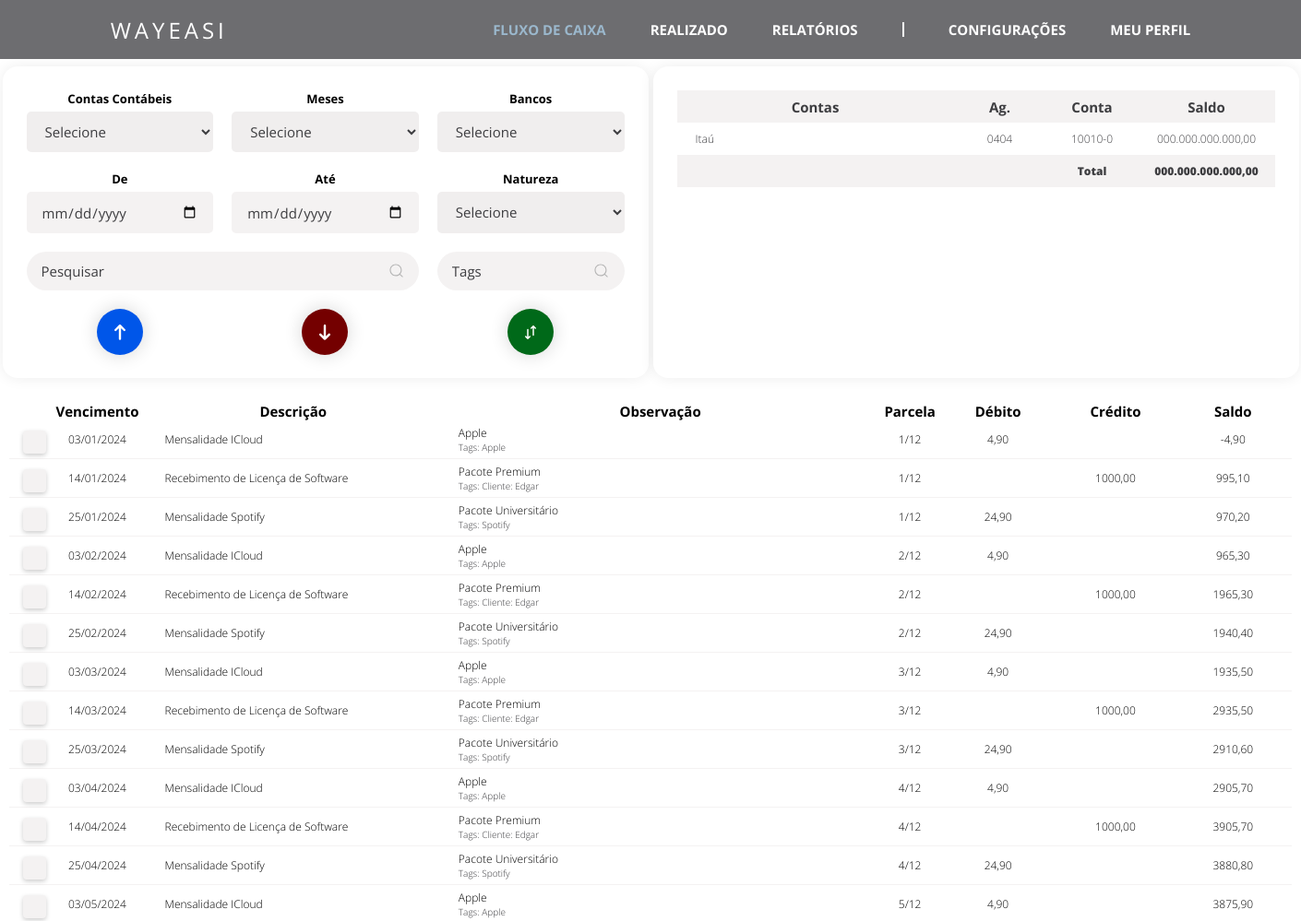
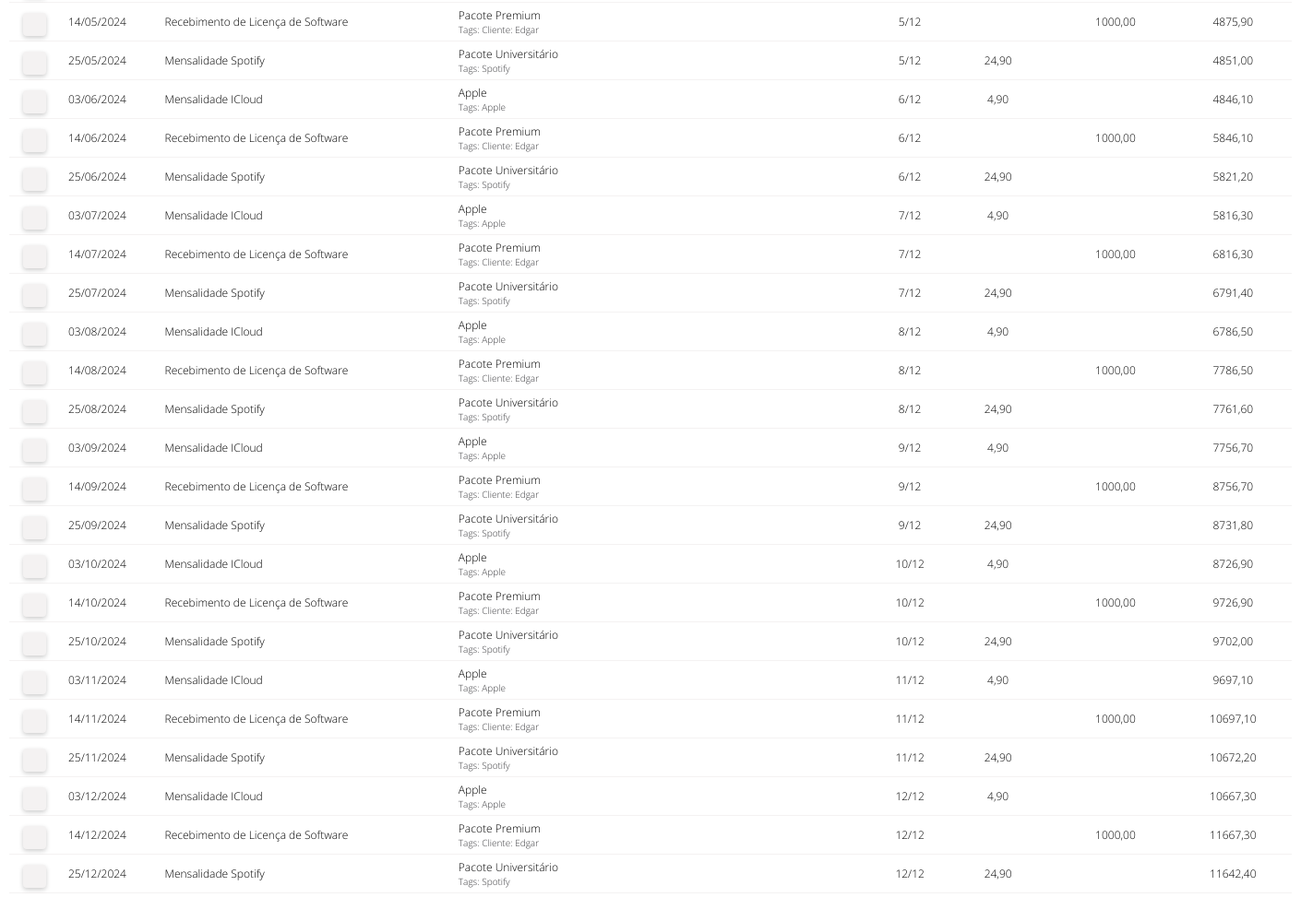
The app's page /fluxo_de_caixa/ with its own data (2 pictures, top to bottom).
### fluxo_de_caixa/models.py (models this page shows)
class Tabela_fluxo(models.Model):
    vencimento = models.DateField()
    descricao = models.CharField(max_length = 100)
    observacao = models.CharField(max_length = 100)
    valor = models.DecimalField(max_digits=13, decimal_places=2)
    conta_contabil = models.CharField(max_length = 100)
    parcelas = models.CharField(max_length=50)
    tags = models.CharField(max_length = 100)
    natureza = models.CharField(max_length=50)
    data_criacao = models.DateTimeField(auto_now_add=True)

### fluxo_de_caixa/views.py (the view)
# urls.py: path('', views.fluxo_de_caixa),
def fluxo_de_caixa(request):
    if request.method == "GET":
        return exibir_fluxo_de_caixa(request)
    elif request.method == "POST":
        return processar_fluxo_de_caixa(request)

### fluxo_de_caixa/views.py (called while the page is built)
def calcular_saldo_acumulado(tabela_fluxo_list):
    saldo_total = 0
    for fluxo_de_caixa in tabela_fluxo_list:
        if fluxo_de_caixa.natureza == 'Débito':
            saldo_total -= fluxo_de_caixa.valor
        else:
            saldo_total += fluxo_de_caixa.valor
        fluxo_de_caixa.saldo = saldo_total

def exibir_fluxo_de_caixa(request):
    Tabela_fluxo_list = Tabela_fluxo.objects.all().order_by('vencimento')
    calcular_saldo_acumulado(Tabela_fluxo_list)
    context = {'Tabela_fluxo_list': Tabela_fluxo_list}
    return render(request, 'fluxo_de_caixa.html', context)

### fluxo_de_caixa/templates/fluxo_de_caixa.html (shortened to what this page needs)
{% load static %}
<html lang="pt-br">
<head>
    <link rel="stylesheet" type="text/css" href="{% static 'css/fluxo-de-caixa.css' %}">
    <link rel="stylesheet" type="text/css" href="{% static 'css/styles.css' %}">
</head>
<body>
    <header class="header">
        <nav class="nav-bar">
            <a class="logo" href="#">WAYEASI</a>
            <ul class="nav-list">
                <li class="nav-fluxo-de-caixa"><a href="/fluxo_de_caixa/">FLUXO DE CAIXA</a></li>
                <li class="nav-realizado"><a href="realizado.html">REALIZADO</a></li>
                <li class="nav-relatorios"><a href="#">RELATÓRIOS</a></li>
                <li><div class="line"></div></li>
                <li class="nav-configuracoes"><a href="configuracoes.html">CONFIGURAÇÕES</a></li>
                <li class="nav-meu-perfil"><a href="meu-perfil.html">MEU PERFIL</a></li>
            </ul>
        </nav>
    </header>
    <main class="main">
        <div class="box-grid">
            <section class="flex">
                <label for="contas-contabeis">Contas Contábeis</label>
                <select id="contas-contabeis">
                    <option value="" disabled selected hidden>Selecione</option>
                </select>
            </section>
            <section class="flex">
                <label for="meses">Meses</label>
                <select id="meses">
                    <option value="" disabled selected hidden>Selecione</option>
                </select>
            </section>
            <section class="flex">
                <label for="bancos">Bancos</label>
                <select id="bancos">
                    <option value="" disabled selected hidden>Selecione</option>
                </select>
            </section>
            <section class="flex">
                <label for="data-inicio">De</label>
                <input class="data" type="date" id="data-inicio">
            </section>
            <section class="flex">
                <label for="data-fim">Até</label>
                <input class="data" type="date" id="data-fim">
            </section>
            <section class="flex">
                <label for="natureza">Natureza</label>
                <select id="natureza">
                    <option value="" disabled selected hidden>Selecione</option>
                </select>
            </section>
            <div class="pesquisa mesclar-2">
                <input type="text" class="caixa-pesquisa" placeholder="Pesquisar">
                <button class="botao-pesquisa">
                </button>
            </div>
            <div class="pesquisa-tags">
                <input type="text" class="caixa-pesquisa-tags" placeholder="Tags">
                <button class="botao-pesquisa-tags">
                </button>
            </div>
            <section>
                <button class="botao recebimentos">
                    <svg class="svgIcon" aria-hidden="true" xmlns="http://www.w3.org/2000/svg" fill="none" viewBox="0 0 10 14">
                        <path stroke="white" stroke-linecap="round" stroke-linejoin="round" stroke-width="2" d="M5 13V1m0 0L1 5m4-4 4 4"/>
                    </svg>
                </button>
            </section>
            <section>
                <button class="botao pagamentos">
                    <svg class="svgIcon" aria-hidden="true" xmlns="http://www.w3.org/2000/svg" fill="none" viewBox="0 0 10 14">
                        <path stroke="white" stroke-linecap="round" stroke-linejoin="round" stroke-width="2" d="M5 1v12m0 0 4-4m-4 4L1 9"/>
                    </svg>
            </section>
            <section>
                <button class="botao transferencias">
                    <svg class="svgIcon" aria-hidden="true" xmlns="http://www.w3.org/2000/svg" fill="none" viewBox="0 0 16 20">
                        <path stroke="white" stroke-linecap="round" stroke-linejoin="round" stroke-width="2" d="M4 6v13m0 0 3-3m-3 3-3-3m11-2V1m0 0L9 4m3-3 3 3"/>
                    </svg>
                </button>
            </section>
        </div>
        <div class="box-grid-bancos">
            <div class="conteudo-tabela-bancos">
                <table class="tabela-bancos">
                    <thead class="cabecalho-bancos">
                        <tr class="linha-cabecalho-bancos">
                            <th class="contas-bancos-col" scope="col">Contas</th>
                            <th class="ag-bancos-col" scope="col">Ag.</th>
                            <th class="conta-bancos-col" scope="col">Conta</th>
                            <th class="saldo-bancos-col" scope="col">Saldo</th>
                        </tr>
                    </thead>
                    <tbody>
                        <tr class="row-bancos" scope="row">
                            <td class="banco-row">Itaú</td>
                            <td class="ag-row">0404</td>
                            <td class="conta-row">10010-0</td>
                            <td class="saldo-banco-row">000.000.000.000,00</td>
                        </tr>
                        <tr class="totais-row" scope="row">
                            <td class=""></td>
                            <td class=""></td>
                            <td class="total-row">Total</td>
                            <td class="saldo-total-banco-row">000.000.000.000,00</td>
                        </tr>
                    </tbody>
                </table>
            </div>
        </div>
    </main>
    <div class="conteudo-tabela-lancamentos">
        <table class="tabela-lancamentos">
            <thead class="cabecalho-lancamentos">
                <tr class="linha-cabecalho-lancamentos">
                    <th class="checkbox-col" scope="col"></th>
                    <th class="vencimento-col" scope="col">Vencimento</th>
                    <th class="descricao-col" scope="col">Descrição</th>
                    <th class="obs-col" scope="col">Observação</th>
                    <th class="parcela-col" scope="col">Parcela</th>
                    <th class="debito-col" scope="col">Débito</th>
                    <th class="credito-col" scope="col">Crédito</th>
                    <th class="saldo-col" scope="col">Saldo</th>
                </tr>
            </thead>
            <tbody>
                {% for fluxo_de_caixa in Tabela_fluxo_list %}
                <tr class="row-lancamentos" data-conta-contabil="{{ fluxo_de_caixa.conta_contabil }}" scope="row">
                    <td class="checkbox-row"><label class="checkbox-container"><input class="checkbox-personalizado" type="checkbox" data-id="{{ fluxo_de_caixa.id }}"><span class="checkmark"></span></label></td>
                    <td class="vencimento-row">{{ fluxo_de_caixa.vencimento|date:"d/m/Y" }}</td>
                    <td class="descricao-row">{{ fluxo_de_caixa.descricao }}</td>
                    <td class="obs-row">
                        {{ fluxo_de_caixa.observacao }}
                        <small class="d-block">Tags: {{ fluxo_de_caixa.tags }}</small>
                    </td>
                    <td class="parcela-row">{{ fluxo_de_caixa.parcelas }}</td>
                    {% if fluxo_de_caixa.natureza == 'Débito' %}
                        <td class="debito-row">{{ fluxo_de_caixa.valor }}</td>
                        <td class="credito-row"></td>
                    {% else %}
                        <td class="debito-row"></td>
                        <td class="credito-row">{{ fluxo_de_caixa.valor }}</td>
                    {% endif %}
                    <td class="saldo-row" id = "saldo-row">{{ fluxo_de_caixa.saldo }}</td>
                </tr>
            {% endfor %}
            </tbody>
        </table>
    </div>
</body>
</html>

### fluxo_de_caixa/static/css/fluxo-de-caixa.css (style rules this page uses)
.nav-fluxo-de-caixa a { color: var(--color7); }
.box-grid { display: grid; grid-template-columns: repeat(3, 1fr); width: 700px; height: 338px; margin: 4.5rem auto 1rem auto; padding: 1rem 1rem; background-color: var(--branco); border-radius: 1rem; box-shadow: var(--box-shadow1); }
.botao { margin: 10px auto; width: 50px; height: 50px; border-radius: 50%; border: none; font-weight: 600; display: flex; align-items: center; justify-content: center; box-shadow: 0px 0px 20px #0000002a; cursor: pointer; transition-duration: var(--transition-duration1); overflow: hidden; position: relative; }
.recebimentos { background-color: #0056e9; }
.pagamentos { background-color: var(--color6); }
.transferencias { background-color: var(--color5); }
.svgIcon { width: 12px; transition-duration: var(--transition-duration1); }
.recebimentos::before, .pagamentos::before, .transferencias::before { position: absolute; top: -20px; color: var(--branco); transition-duration: var(--transition-duration1); font-size: 2px; }
.box-grid-bancos { display: grid; grid-template-columns: repeat(1, 1fr); width: 700px; height: 338px; margin: 4.5rem auto 1rem auto; padding: 1.625rem 1.625rem; background-color: var(--branco); border-radius: 1rem; box-shadow: var(--box-shadow1); }
.conteudo-tabela-bancos { max-height: 286px; overflow: auto; }
.mesclar-2 { grid-column: span 2; }

### records on screen
Tabela_fluxo: vencimento "03/01/2024", descricao "Mensalidade ICloud", observacao "Apple", tags "Apple", parcelas "1/12", valor "4,90", saldo "-4,90"
Tabela_fluxo: vencimento "14/01/2024", descricao "Recebimento de Licença de Software", observacao "Pacote Premium", tags "Cliente: Edgar", parcelas "1/12", valor "1000,00", saldo "995,10"
Tabela_fluxo: vencimento "25/01/2024", descricao "Mensalidade Spotify", observacao "Pacote Universitário", tags "Spotify", parcelas "1/12", valor "24,90", saldo "970,20"
Tabela_fluxo: vencimento "03/02/2024", descricao "Mensalidade ICloud", observacao "Apple", tags "Apple", parcelas "2/12", valor "4,90", saldo "965,30"
Tabela_fluxo: vencimento "14/02/2024", descricao "Recebimento de Licença de Software", observacao "Pacote Premium", tags "Cliente: Edgar", parcelas "2/12", valor "1000,00", saldo "1965,30"
Tabela_fluxo: vencimento "25/02/2024", descricao "Mensalidade Spotify", observacao "Pacote Universitário", tags "Spotify", parcelas "2/12", valor "24,90", saldo "1940,40"
Tabela_fluxo: vencimento "03/03/2024", descricao "Mensalidade ICloud", observacao "Apple", tags "Apple", parcelas "3/12", valor "4,90", saldo "1935,50"
Tabela_fluxo: vencimento "14/03/2024", descricao "Recebimento de Licença de Software", observacao "Pacote Premium", tags "Cliente: Edgar", parcelas "3/12", valor "1000,00", saldo "2935,50"
Tabela_fluxo: vencimento "25/03/2024", descricao "Mensalidade Spotify", observacao "Pacote Universitário", tags "Spotify", parcelas "3/12", valor "24,90", saldo "2910,60"
Tabela_fluxo: vencimento "03/04/2024", descricao "Mensalidade ICloud", observacao "Apple", tags "Apple", parcelas "4/12", valor "4,90", saldo "2905,70"
Tabela_fluxo: vencimento "14/04/2024", descricao "Recebimento de Licença de Software", observacao "Pacote Premium", tags "Cliente: Edgar", parcelas "4/12", valor "1000,00", saldo "3905,70"
Tabela_fluxo: vencimento "25/04/2024", descricao "Mensalidade Spotify", observacao "Pacote Universitário", tags "Spotify", parcelas "4/12", valor "24,90", saldo "3880,80"
Tabela_fluxo: vencimento "03/05/2024", descricao "Mensalidade ICloud", observacao "Apple", tags "Apple", parcelas "5/12", valor "4,90", saldo "3875,90"
Tabela_fluxo: vencimento "14/05/2024", descricao "Recebimento de Licença de Software", observacao "Pacote Premium", tags "Cliente: Edgar", parcelas "5/12", valor "1000,00", saldo "4875,90"
Tabela_fluxo: vencimento "25/05/2024", descricao "Mensalidade Spotify", observacao "Pacote Universitário", tags "Spotify", parcelas "5/12", valor "24,90", saldo "4851,00"
Tabela_fluxo: vencimento "03/06/2024", descricao "Mensalidade ICloud", observacao "Apple", tags "Apple", parcelas "6/12", valor "4,90", saldo "4846,10"
Tabela_fluxo: vencimento "14/06/2024", descricao "Recebimento de Licença de Software", observacao "Pacote Premium", tags "Cliente: Edgar", parcelas "6/12", valor "1000,00", saldo "5846,10"
Tabela_fluxo: vencimento "25/06/2024", descricao "Mensalidade Spotify", observacao "Pacote Universitário", tags "Spotify", parcelas "6/12", valor "24,90", saldo "5821,20"
Tabela_fluxo: vencimento "03/07/2024", descricao "Mensalidade ICloud", observacao "Apple", tags "Apple", parcelas "7/12", valor "4,90", saldo "5816,30"
Tabela_fluxo: vencimento "14/07/2024", descricao "Recebimento de Licença de Software", observacao "Pacote Premium", tags "Cliente: Edgar", parcelas "7/12", valor "1000,00", saldo "6816,30"
Tabela_fluxo: vencimento "25/07/2024", descricao "Mensalidade Spotify", observacao "Pacote Universitário", tags "Spotify", parcelas "7/12", valor "24,90", saldo "6791,40"
Tabela_fluxo: vencimento "03/08/2024", descricao "Mensalidade ICloud", observacao "Apple", tags "Apple", parcelas "8/12", valor "4,90", saldo "6786,50"
Tabela_fluxo: vencimento "14/08/2024", descricao "Recebimento de Licença de Software", observacao "Pacote Premium", tags "Cliente: Edgar", parcelas "8/12", valor "1000,00", saldo "7786,50"
Tabela_fluxo: vencimento "25/08/2024", descricao "Mensalidade Spotify", observacao "Pacote Universitário", tags "Spotify", parcelas "8/12", valor "24,90", saldo "7761,60"
Tabela_fluxo: vencimento "03/09/2024", descricao "Mensalidade ICloud", observacao "Apple", tags "Apple", parcelas "9/12", valor "4,90", saldo "7756,70"
Tabela_fluxo: vencimento "14/09/2024", descricao "Recebimento de Licença de Software", observacao "Pacote Premium", tags "Cliente: Edgar", parcelas "9/12", valor "1000,00", saldo "8756,70"
Tabela_fluxo: vencimento "25/09/2024", descricao "Mensalidade Spotify", observacao "Pacote Universitário", tags "Spotify", parcelas "9/12", valor "24,90", saldo "8731,80"
Tabela_fluxo: vencimento "03/10/2024", descricao "Mensalidade ICloud", observacao "Apple", tags "Apple", parcelas "10/12", valor "4,90", saldo "8726,90"
Tabela_fluxo: vencimento "14/10/2024", descricao "Recebimento de Licença de Software", observacao "Pacote Premium", tags "Cliente: Edgar", parcelas "10/12", valor "1000,00", saldo "9726,90"
Tabela_fluxo: vencimento "25/10/2024", descricao "Mensalidade Spotify", observacao "Pacote Universitário", tags "Spotify", parcelas "10/12", valor "24,90", saldo "9702,00"
Tabela_fluxo: vencimento "03/11/2024", descricao "Mensalidade ICloud", observacao "Apple", tags "Apple", parcelas "11/12", valor "4,90", saldo "9697,10"
Tabela_fluxo: vencimento "14/11/2024", descricao "Recebimento de Licença de Software", observacao "Pacote Premium", tags "Cliente: Edgar", parcelas "11/12", valor "1000,00", saldo "10697,10"
Tabela_fluxo: vencimento "25/11/2024", descricao "Mensalidade Spotify", observacao "Pacote Universitário", tags "Spotify", parcelas "11/12", valor "24,90", saldo "10672,20"
Tabela_fluxo: vencimento "03/12/2024", descricao "Mensalidade ICloud", observacao "Apple", tags "Apple", parcelas "12/12", valor "4,90", saldo "10667,30"
Tabela_fluxo: vencimento "14/12/2024", descricao "Recebimento de Licença de Software", observacao "Pacote Premium", tags "Cliente: Edgar", parcelas "12/12", valor "1000,00", saldo "11667,30"
Tabela_fluxo: vencimento "25/12/2024", descricao "Mensalidade Spotify", observacao "Pacote Universitário", tags "Spotify", parcelas "12/12", valor "24,90", saldo "11642,40"
